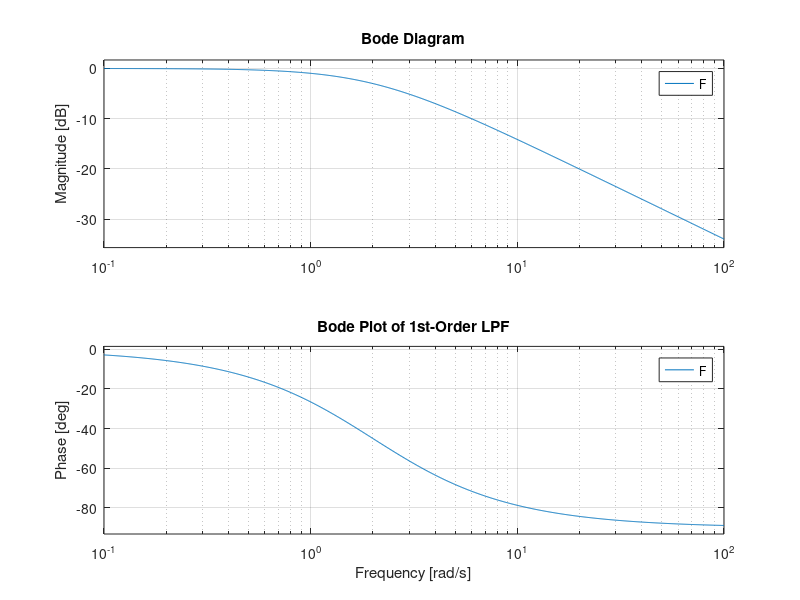

This chart was generated by the following MATLAB code:


s = tf('s');         % define Laplace variable
a = 2;               % pole location
F = a / (s + a);     % transfer function


bode(F);
title('Bode Plot of 1st-Order LPF');
grid on;
